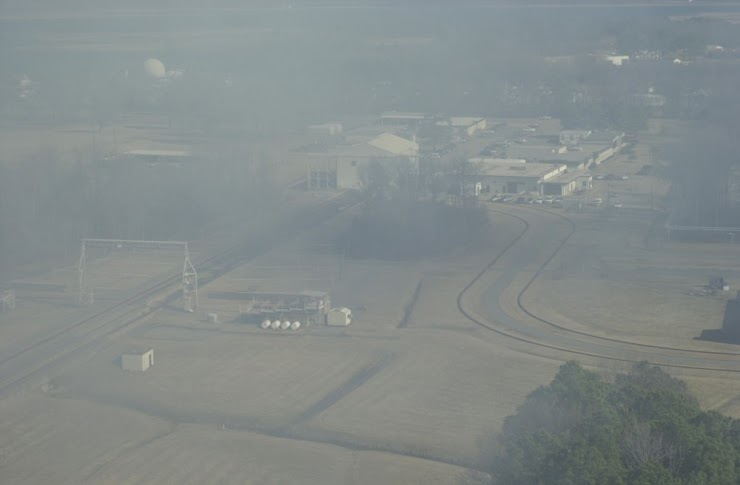
#> input picture image_processing/images/industrial.jpg, 740 x 485 px
$ jupyter execute 06-stretch_img.ipynb
#> lines starting #> are read from the running program, lines starting #| are printed output that depends on the picture
[cell 1]
import cv2 as cv
import matplotlib.pyplot as plt
import numpy as np

def main():
    img = cv.imread('images/industrial.jpg')
#> img is the input picture: shape (485, 740, 3); mean B, G, R 138.5, 138.9, 131.1
    original = cv.cvtColor(img, cv.COLOR_BGR2RGB)
    gray = cv.cvtColor(img, cv.COLOR_BGR2GRAY)

    min_val = np.min(gray)
#> min_val = 70
    max_val = np.max(gray)
#> max_val = 211

    #stretch_img
    stretch_img = (255 / (max_val - min_val) * (gray - min_val))
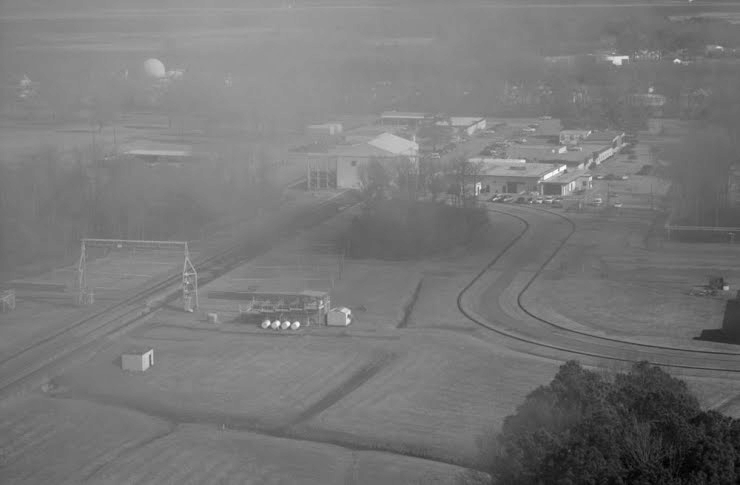
#> stretch_img: shape (485, 740) float64; min 0, max 255, mean 120.2
    stretch_img = np.uint8(stretch_img)

    images = [original, stretch_img]
    titles = ['original', 'stretch_img']

    plt.figure(figsize=(20, 10))

    for i in range(len(images)):
        plt.subplot(1, 2, i+1)
        plt.title(titles[i])
        plt.axis('off')
        plt.imshow(images[i], cmap='gray')
#> this loop made 2 passes
    plt.show()
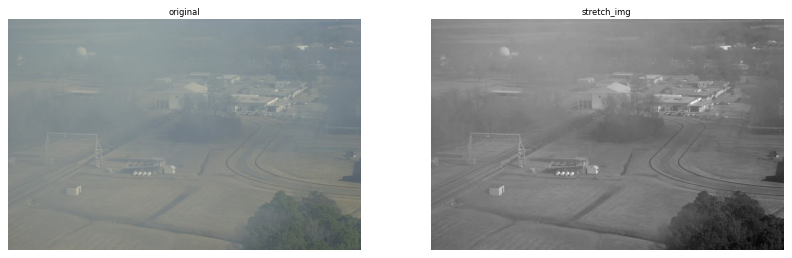
#> figure drawn by matplotlib, 2 panels

    plt.figure(figsize=(20, 10))

    plt.subplot(1, 2, 1)
    plt.title('original')
    plt.hist(original.ravel(), 256, [0, 256])
    plt.xlim(xmin=0, xmax=256)

    plt.subplot(1, 2, 2)
    plt.title('stretch_img')
    plt.hist(stretch_img.ravel(), 256, [0, 256])
    plt.xlim(xmin=0, xmax=256)

    plt.show()
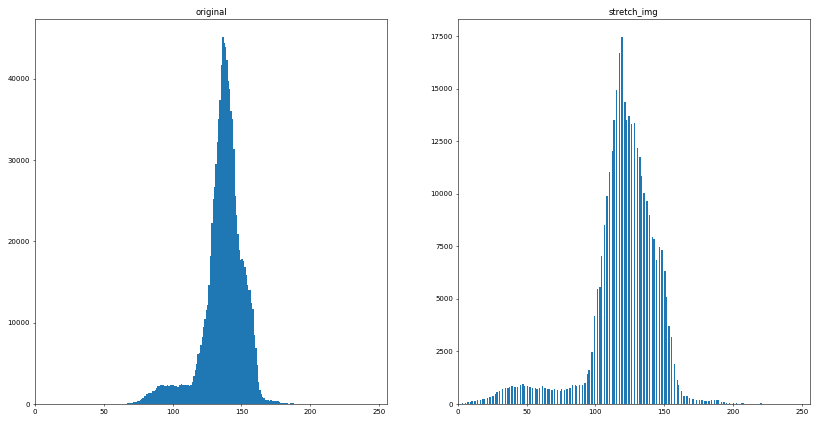
#> figure drawn by matplotlib, 2 panels; panel 1: tallest bar 45125 high, from x = 136 to 137; panel 2: tallest bar 17446 high, from x = 119 to 120


if __name__ == '__main__':
    main()
